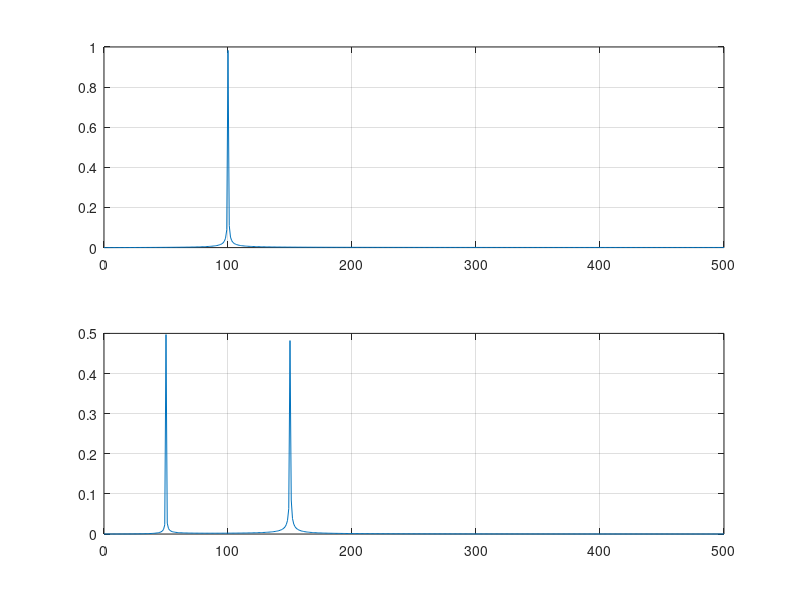

The MATLAB source for this figure:
% ### EXheterodyne0.m ###

% Goal: Turn a 100 Hz signal into a 150 Hz signal

% code below taken from: 
% https://www.mathworks.com/matlabcentral/answers/267956-frequency-shift-of-sine-wave

clear
t = linspace(0, 1, 1000);
S = sin(2*pi*100*t);                            % Original Signal
Sc  = sin(2*pi*50*t);                           % ?Carrier? Signal

HS = S.*Sc;                                     % Heterodyne Signal

Fs = 1000;
Fn = Fs/2;

FT1 = fft(S)/length(S);
FT2 = fft(HS)/length(HS);
Fv = linspace(0, 1, fix(length(FT1)/2)+1)*Fn;   % Frequency Vector
Iv = 1:length(Fv);                              % Index Vector

figure(1)
subplot(2,1,1)
plot(Fv, 2*abs(FT1(Iv)))
grid
subplot(2,1,2)
plot(Fv, 2*abs(FT2(Iv)))
grid

% [CB] now re filtering out the 50 Hz sub-harmonic entails the following:
% (taken from:
% https://www.mathworks.com/matlabcentral/answers/184520-how-to-design-a-lowpass-filter-for-ocean-wave-data-in-matlab)

% You need to know the passband of the filter you want to design (the frequencies you want to either keep or filter out), and the sampling frequency (Fs) at the very least. Since you have Fs, the Signal Processing Toolbox makes the rest easy. From your description, a Butterworth design is likely the best. You are always free to experiment with other designs, but the scheme I?m outlining for the Butterworth design is a prototype for all of them. You have already decided on a lowpass design, the default for all of them, so you don?t have to specify a filter type. (I usually prefer a bandpass with a very low cutoff, in the event that I want to filter out baseline drift. That?s simply my personal bias, because my signals usually have baseline drift.)
% 
%     To determine the order, start with the buttord function;
%     Use the output of buttord to design a transfer function (b,a) realization of your filter with the butter function, (I usually use 1 dB for Rp and 10 dB for Rs, but these are not relevant for Butterworth designs);
%     Use the tf2sos function to create a second-order-section representation for stability;
%     Use the trapz function (be sure to give it your sampling frequency, ?Fs?, to make the output understandable) in order to check the filter performance to be sure it is stable and does what you intend it to do;
%     Use the filtfilt function for the actual filtering, since unlike filter, filtfilt does not introduce any phase distortion.
% 
% The documentation is reasonably clear on all these, so their usage should be straightforward, but that assumes some experience in discrete signal processing. If you have any problems, follow up here and I?ll do my best to help you solve them.

